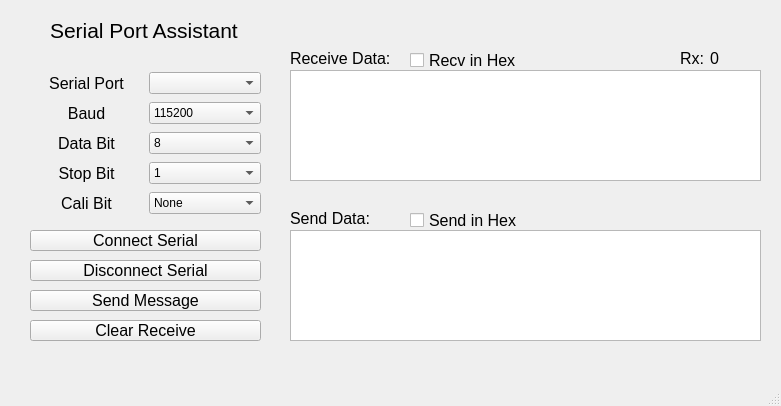
<?xml version="1.0" encoding="UTF-8"?>
<ui version="4.0">
 <class>MainWindow</class>
 <widget class="QMainWindow" name="MainWindow">
  <property name="geometry">
   <rect>
    <x>0</x>
    <y>0</y>
    <width>781</width>
    <height>406</height>
   </rect>
  </property>
  <property name="windowTitle">
   <string>MainWindow</string>
  </property>
  <widget class="QWidget" name="centralwidget">
   <widget class="QTextEdit" name="textEdit_recv">
    <property name="geometry">
     <rect>
      <x>290</x>
      <y>70</y>
      <width>471</width>
      <height>111</height>
     </rect>
    </property>
   </widget>
   <widget class="QPushButton" name="Button_Connect_Serial">
    <property name="geometry">
     <rect>
      <x>30</x>
      <y>230</y>
      <width>231</width>
      <height>21</height>
     </rect>
    </property>
    <property name="font">
     <font>
      <pointsize>12</pointsize>
     </font>
    </property>
    <property name="text">
     <string>Connect Serial</string>
    </property>
   </widget>
   <widget class="QPushButton" name="Button_Disconnect_Serial">
    <property name="geometry">
     <rect>
      <x>30</x>
      <y>260</y>
      <width>231</width>
      <height>21</height>
     </rect>
    </property>
    <property name="font">
     <font>
      <pointsize>12</pointsize>
     </font>
    </property>
    <property name="text">
     <string>Disconnect Serial</string>
    </property>
   </widget>
   <widget class="QTextEdit" name="textEdit_send">
    <property name="geometry">
     <rect>
      <x>290</x>
      <y>230</y>
      <width>471</width>
      <height>111</height>
     </rect>
    </property>
   </widget>
   <widget class="QPushButton" name="Button_Send_Message">
    <property name="geometry">
     <rect>
      <x>30</x>
      <y>290</y>
      <width>231</width>
      <height>21</height>
     </rect>
    </property>
    <property name="font">
     <font>
      <pointsize>12</pointsize>
     </font>
    </property>
    <property name="text">
     <string>Send Message</string>
    </property>
   </widget>
   <widget class="QLabel" name="label_1">
    <property name="geometry">
     <rect>
      <x>290</x>
      <y>50</y>
      <width>111</width>
      <height>17</height>
     </rect>
    </property>
    <property name="font">
     <font>
      <pointsize>12</pointsize>
     </font>
    </property>
    <property name="text">
     <string>Receive Data:</string>
    </property>
   </widget>
   <widget class="QLabel" name="label_2">
    <property name="geometry">
     <rect>
      <x>290</x>
      <y>210</y>
      <width>111</width>
      <height>17</height>
     </rect>
    </property>
    <property name="font">
     <font>
      <pointsize>12</pointsize>
     </font>
    </property>
    <property name="text">
     <string>Send Data:</string>
    </property>
   </widget>
   <widget class="QLabel" name="label_3">
    <property name="geometry">
     <rect>
      <x>50</x>
      <y>20</y>
      <width>201</width>
      <height>21</height>
     </rect>
    </property>
    <property name="font">
     <font>
      <pointsize>16</pointsize>
     </font>
    </property>
    <property name="text">
     <string>Serial Port Assistant</string>
    </property>
   </widget>
   <widget class="QLabel" name="label_4">
    <property name="geometry">
     <rect>
      <x>680</x>
      <y>50</y>
      <width>31</width>
      <height>17</height>
     </rect>
    </property>
    <property name="font">
     <font>
      <pointsize>12</pointsize>
     </font>
    </property>
    <property name="text">
     <string>Rx:</string>
    </property>
   </widget>
   <widget class="QLabel" name="label_Rx_Num">
    <property name="geometry">
     <rect>
      <x>710</x>
      <y>50</y>
      <width>51</width>
      <height>17</height>
     </rect>
    </property>
    <property name="font">
     <font>
      <pointsize>12</pointsize>
     </font>
    </property>
    <property name="text">
     <string>0</string>
    </property>
   </widget>
   <widget class="QWidget" name="gridLayoutWidget">
    <property name="geometry">
     <rect>
      <x>30</x>
      <y>70</y>
      <width>231</width>
      <height>151</height>
     </rect>
    </property>
    <layout class="QGridLayout" name="gridLayout">
     <item row="4" column="1">
      <widget class="QComboBox" name="comboBox_cali">
       <item>
        <property name="text">
         <string>None</string>
        </property>
       </item>
      </widget>
     </item>
     <item row="3" column="1">
      <widget class="QComboBox" name="comboBox_stop">
       <item>
        <property name="text">
         <string>1</string>
        </property>
       </item>
       <item>
        <property name="text">
         <string>1.5</string>
        </property>
       </item>
       <item>
        <property name="text">
         <string>2</string>
        </property>
       </item>
      </widget>
     </item>
     <item row="0" column="1">
      <widget class="QComboBox" name="comboBox_uart"/>
     </item>
     <item row="1" column="1">
      <widget class="QComboBox" name="comboBox_baud">
       <item>
        <property name="text">
         <string>115200</string>
        </property>
       </item>
       <item>
        <property name="text">
         <string>9600</string>
        </property>
       </item>
       <item>
        <property name="text">
         <string>4800</string>
        </property>
       </item>
      </widget>
     </item>
     <item row="2" column="1">
      <widget class="QComboBox" name="comboBox_data">
       <item>
        <property name="text">
         <string>8</string>
        </property>
       </item>
       <item>
        <property name="text">
         <string>7</string>
        </property>
       </item>
       <item>
        <property name="text">
         <string>6</string>
        </property>
       </item>
       <item>
        <property name="text">
         <string>5</string>
        </property>
       </item>
      </widget>
     </item>
     <item row="4" column="0">
      <widget class="QLabel" name="label_6">
       <property name="font">
        <font>
         <pointsize>12</pointsize>
        </font>
       </property>
       <property name="text">
        <string>Cali Bit</string>
       </property>
       <property name="alignment">
        <set>Qt::AlignCenter</set>
       </property>
       <property name="wordWrap">
        <bool>false</bool>
       </property>
      </widget>
     </item>
     <item row="0" column="0">
      <widget class="QLabel" name="label_7">
       <property name="font">
        <font>
         <pointsize>12</pointsize>
        </font>
       </property>
       <property name="text">
        <string>Serial Port</string>
       </property>
       <property name="alignment">
        <set>Qt::AlignCenter</set>
       </property>
       <property name="wordWrap">
        <bool>false</bool>
       </property>
      </widget>
     </item>
     <item row="1" column="0">
      <widget class="QLabel" name="label_8">
       <property name="font">
        <font>
         <pointsize>12</pointsize>
        </font>
       </property>
       <property name="text">
        <string>Baud</string>
       </property>
       <property name="alignment">
        <set>Qt::AlignCenter</set>
       </property>
       <property name="wordWrap">
        <bool>false</bool>
       </property>
      </widget>
     </item>
     <item row="2" column="0">
      <widget class="QLabel" name="label_9">
       <property name="font">
        <font>
         <pointsize>12</pointsize>
        </font>
       </property>
       <property name="text">
        <string>Data Bit</string>
       </property>
       <property name="alignment">
        <set>Qt::AlignCenter</set>
       </property>
       <property name="wordWrap">
        <bool>false</bool>
       </property>
      </widget>
     </item>
     <item row="3" column="0">
      <widget class="QLabel" name="label_10">
       <property name="font">
        <font>
         <pointsize>12</pointsize>
        </font>
       </property>
       <property name="text">
        <string>Stop Bit</string>
       </property>
       <property name="alignment">
        <set>Qt::AlignCenter</set>
       </property>
       <property name="wordWrap">
        <bool>false</bool>
       </property>
      </widget>
     </item>
    </layout>
   </widget>
   <widget class="QCheckBox" name="checkBox_send_hex">
    <property name="geometry">
     <rect>
      <x>410</x>
      <y>210</y>
      <width>111</width>
      <height>21</height>
     </rect>
    </property>
    <property name="font">
     <font>
      <pointsize>12</pointsize>
     </font>
    </property>
    <property name="text">
     <string>Send in Hex</string>
    </property>
   </widget>
   <widget class="QCheckBox" name="checkBox_recv_hex">
    <property name="geometry">
     <rect>
      <x>410</x>
      <y>50</y>
      <width>111</width>
      <height>21</height>
     </rect>
    </property>
    <property name="font">
     <font>
      <pointsize>12</pointsize>
     </font>
    </property>
    <property name="text">
     <string>Recv in Hex</string>
    </property>
   </widget>
   <widget class="QPushButton" name="Button_Clear_Receive">
    <property name="geometry">
     <rect>
      <x>30</x>
      <y>320</y>
      <width>231</width>
      <height>21</height>
     </rect>
    </property>
    <property name="font">
     <font>
      <pointsize>12</pointsize>
     </font>
    </property>
    <property name="text">
     <string>Clear Receive</string>
    </property>
   </widget>
  </widget>
  <widget class="QMenuBar" name="menubar">
   <property name="geometry">
    <rect>
     <x>0</x>
     <y>0</y>
     <width>781</width>
     <height>22</height>
    </rect>
   </property>
  </widget>
  <widget class="QStatusBar" name="statusbar"/>
 </widget>
 <resources/>
 <connections/>
</ui>
